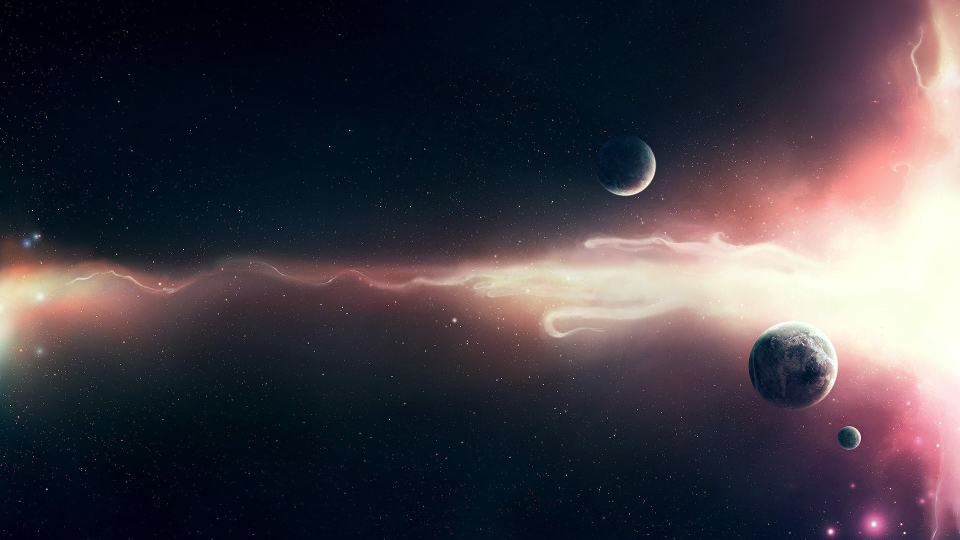
#> input picture DM_class/CV/toturial 2/3.jpg, 1920 x 1080 px (shown at 1/2 size)
$ python skin_segmentation.py
#> lines starting #> are read from the running program, lines starting #| are printed output that depends on the picture; after the words box and inside, x2 and y2 are one past the last pixel; in counts of white or black regions, pixels touching at a corner belong together
#> further down, inputImg is the input picture: shape (1080, 1920, 3); mean R, G, B 65.6, 59.9, 68.1
from skimage import data
from skimage import io
import numpy as np
from skimage.color import *
import matplotlib.pyplot as plt

def Segmented_image (inputImage):
    width, height, depth = inputImage.shape
#> width = 1080; height = 1920; depth = 3
    segmented_image = np.zeros([width,height]) # Create an empty array of same size as InputImage
    for iRow in range(width): # Loop corresponding to the rows
        for iCol in range(height): # Loop corresponding to the column
            # Check the pixel value if it lies in the skin color range
            if(inputImage[iRow,iCol,0]>80 and inputImage[iRow,iCol,0]<236): # Across red channel
                if(inputImage[iRow,iCol,1]>47 and inputImage[iRow,iCol,1]<188): # Across green channel
                    if(inputImage[iRow,iCol,2]>42 and inputImage[iRow,iCol,2]<180):# Across blue channel
                            segmented_image[iRow,iCol] = 1
            else:
                segmented_image[iRow,iCol] = 0
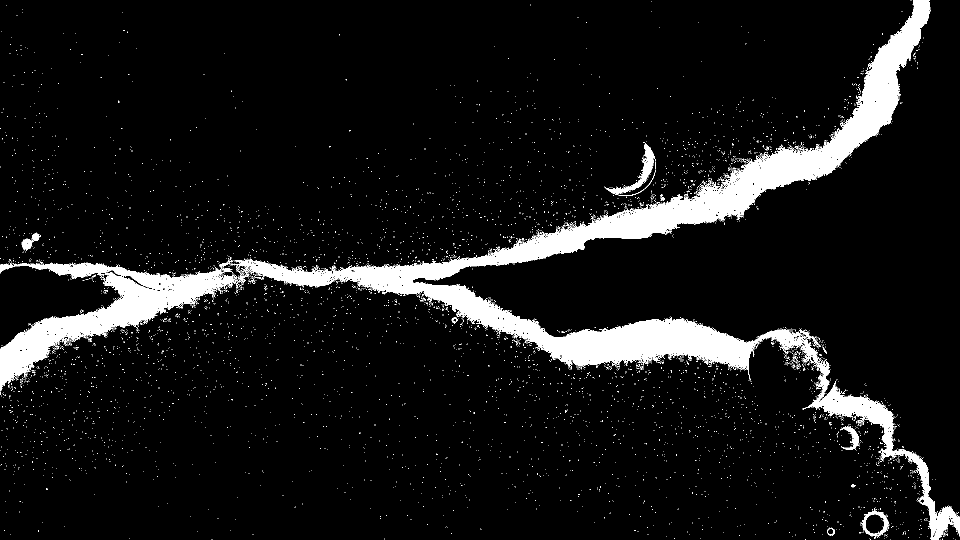
#> segmented_image: shape (1080, 1920) float64 (shown at 1/2 size); values 0 (black) and 1 (white), 8% white; 5328 white regions (5302 under 20 px), largest, box (x1, y1, x2, y2) and area: (469, 0, 1920, 1080) 119781, (0, 525, 477, 783) 31030, (1208, 284, 1311, 392) 1795
    return segmented_image


def gaussian(x, amp, cen, wid):
    return amp * np.exp(-(x-cen)**2 / wid)

inputImg = io.imread('3.jpg')
# width, height, depth = input_Image.shape
# inputImg = gaussian(width, height, depth,1) #blur filter - Play with the value of the filter
segmented_image = Segmented_image(inputImg*255)
fig, axes = plt.subplots(1, ncols=2, figsize=(8, 4))
ax = axes.ravel()
ax[0].imshow(inputImg)
ax[1].imshow(segmented_image,cmap='gray')
plt.show()
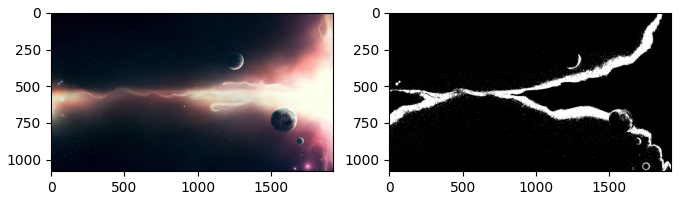
#> figure drawn by matplotlib, 2 panels
